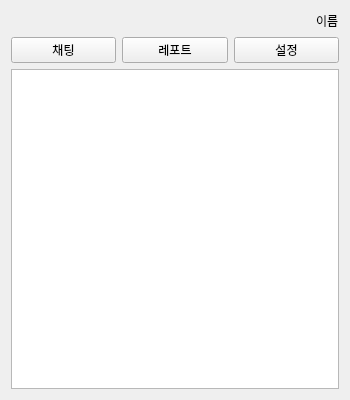
<?xml version="1.0" encoding="UTF-8"?>
<ui version="4.0">
 <class>Widget</class>
 <widget class="QWidget" name="Widget">
  <property name="geometry">
   <rect>
    <x>0</x>
    <y>0</y>
    <width>350</width>
    <height>400</height>
   </rect>
  </property>
  <property name="windowTitle">
   <string>Widget</string>
  </property>
  <layout class="QVBoxLayout" name="verticalLayout">
   <item>
    <layout class="QHBoxLayout" name="user_info">
     <item>
      <spacer name="horizontalSpacer">
       <property name="orientation">
        <enum>Qt::Horizontal</enum>
       </property>
       <property name="sizeHint" stdset="0">
        <size>
         <width>40</width>
         <height>20</height>
        </size>
       </property>
      </spacer>
     </item>
     <item>
      <widget class="QLabel" name="name">
       <property name="text">
        <string>이름</string>
       </property>
      </widget>
     </item>
    </layout>
   </item>
   <item>
    <layout class="QHBoxLayout" name="horizontalLayout_3">
     <item>
      <widget class="QPushButton" name="chat">
       <property name="text">
        <string>채팅</string>
       </property>
      </widget>
     </item>
     <item>
      <widget class="QPushButton" name="report">
       <property name="text">
        <string>레포트</string>
       </property>
      </widget>
     </item>
     <item>
      <widget class="QPushButton" name="set">
       <property name="text">
        <string>설정</string>
       </property>
      </widget>
     </item>
    </layout>
   </item>
   <item>
    <layout class="QHBoxLayout" name="horizontalLayout_5">
     <item>
      <widget class="QListWidget" name="listWidget"/>
     </item>
    </layout>
   </item>
  </layout>
 </widget>
 <layoutdefault spacing="6" margin="11"/>
 <resources/>
 <connections/>
</ui>
